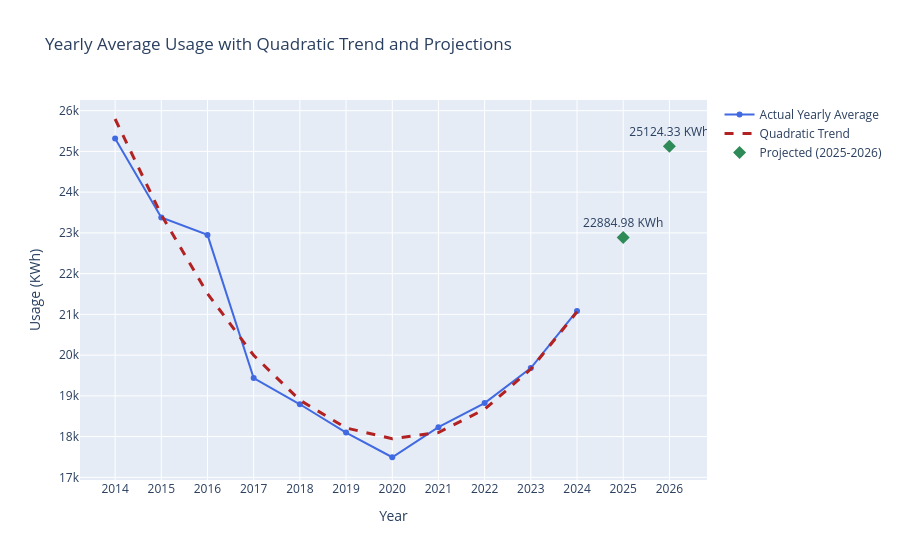

Source (notebook cell):
### Code cell
# Repeat yearly trend figure and include projected usages for 2025 and 2026
fig_yearly_trend_proj = go.Figure()

# Use integer years on the x-axis to avoid visual shifts from year-end timestamps
year_x = myData_yearly_avg.index.year.astype(int)
projection_years = np.array([2025, 2026], dtype=int)
projection_labels = [f"{value:.2f} KWh" for value in projected_usage]

fig_yearly_trend_proj.add_trace(go.Scatter(
    x=year_x,
    y=myData_yearly_avg["KWH11"],
    mode="lines+markers",
    name="Actual Yearly Average",
    line=dict(color="royalblue", width=2),
    hovertemplate="Year: %{x}<br>Actual Avg: %{y:.2f} KWh<extra></extra>"
))

fig_yearly_trend_proj.add_trace(go.Scatter(
    x=year_x,
    y=myData_yearly_avg["KWH11_QuadraticTrend"],
    mode="lines",
    name="Quadratic Trend",
    line=dict(color="firebrick", width=3, dash="dash"),
    hovertemplate="Year: %{x}<br>Trend Avg: %{y:.2f} KWh<extra></extra>"
))

fig_yearly_trend_proj.add_trace(go.Scatter(
    x=projection_years,
    y=projected_usage,
    mode="markers+text",
    name="Projected (2025-2026)",
    marker=dict(color="seagreen", size=10, symbol="diamond"),
    text=projection_labels,
    textposition="top center",
    hovertemplate="Year: %{x}<br>Projected Avg: %{y:.2f} KWh<extra></extra>"
))

fig_yearly_trend_proj.update_layout(
    title="Yearly Average Usage with Quadratic Trend and Projections",
    xaxis_title="Year",
    yaxis_title="Usage (KWh)",
    xaxis=dict(
        type="linear",
        dtick=1,
        range=[int(year_x.min()) - 0.5, int(projection_years.max()) + 0.5]
    ),
    hovermode="x unified"
 )

fig_yearly_trend_proj.show()

### Figure 1 — Plotly figure (JSON) as saved in the notebook; plotly's stock layout.template omitted (floating-point values rounded to 4 significant figures)
{"data": [{"hovertemplate": "Year: %{x}<br>Actual Avg: %{y:.2f} KWh<extra></extra>", "line": {"color": "royalblue", "width": 2}, "mode": "lines+markers", "name": "Actual Yearly Average", "type": "scatter", "x": [2014, 2015, 2016, 2017, 2018, 2019, 2020, 2021, 2022, 2023, 2024], "y": [25320.0, 23380.0, 22950.0, 19440.0, 18790.0, 18100.0, 17490.0, 18230.0, 18820.0, 19680.0, 21080.0]}, {"hovertemplate": "Year: %{x}<br>Trend Avg: %{y:.2f} KWh<extra></extra>", "line": {"color": "firebrick", "dash": "dash", "width": 3}, "mode": "lines", "name": "Quadratic Trend", "type": "scatter", "x": [2014, 2015, 2016, 2017, 2018, 2019, 2020, 2021, 2022, 2023, 2024], "y": [25800.0, 23440.0, 21510.0, 19990.0, 18890.0, 18210.0, 17950.0, 18100.0, 18670.0, 19660.0, 21060.0]}, {"hovertemplate": "Year: %{x}<br>Projected Avg: %{y:.2f} KWh<extra></extra>", "marker": {"color": "seagreen", "size": 10, "symbol": "diamond"}, "mode": "markers+text", "name": "Projected (2025-2026)", "text": ["22884.98 KWh", "25124.33 KWh"], "textposition": "top center", "type": "scatter", "x": [2025, 2026], "y": [22880.0, 25120.0]}], "layout": {"hovermode": "x unified", "title": {"text": "Yearly Average Usage with Quadratic Trend and Projections"}, "xaxis": {"dtick": 1, "title": {"text": "Year"}, "type": "linear"}, "yaxis": {"title": {"text": "Usage (KWh)"}}}}
